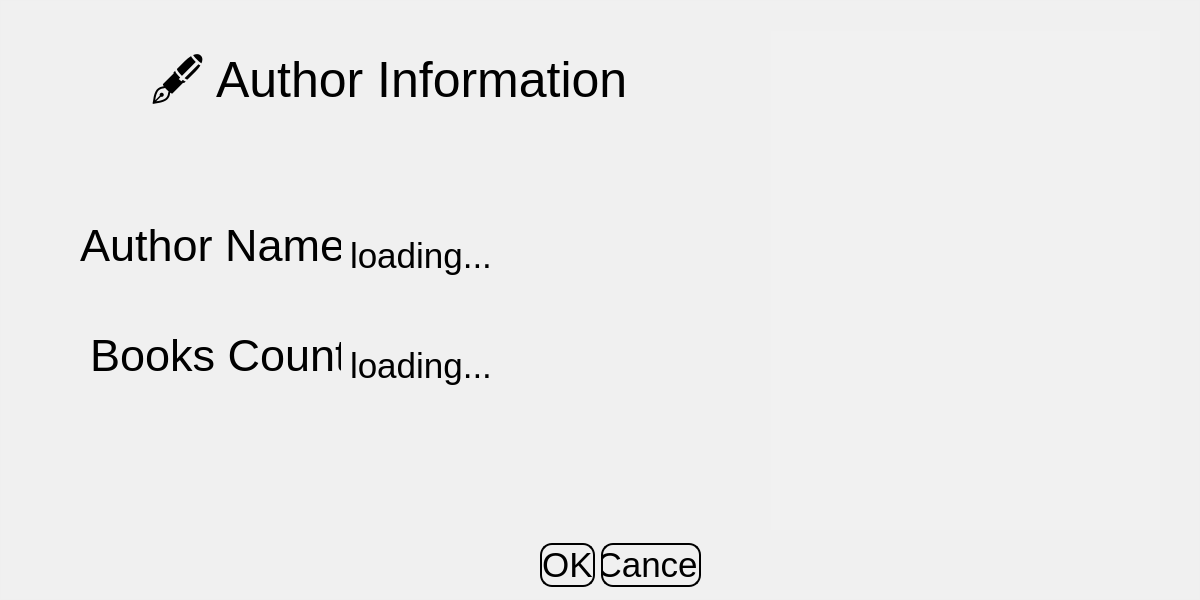
<?xml version="1.0" encoding="UTF-8"?>
<ui version="4.0">
 <class>AuthorDetailDialog</class>
 <widget class="QDialog" name="AuthorDetailDialog">
  <property name="geometry">
   <rect>
    <x>0</x>
    <y>0</y>
    <width>1200</width>
    <height>600</height>
   </rect>
  </property>
  <property name="windowTitle">
   <string>Dialog</string>
  </property>
  <property name="styleSheet">
   <string notr="true">background-image: url(:/resources/white.png);</string>
  </property>
  <widget class="QFrame" name="frame">
   <property name="geometry">
    <rect>
     <x>0</x>
     <y>0</y>
     <width>1200</width>
     <height>600</height>
    </rect>
   </property>
   <property name="styleSheet">
    <string notr="true">QFrame {
	background-color: rgba(255,255,255,10);
}</string>
   </property>
   <property name="frameShape">
    <enum>QFrame::Shape::StyledPanel</enum>
   </property>
   <property name="frameShadow">
    <enum>QFrame::Shadow::Raised</enum>
   </property>
   <widget class="QLabel" name="label">
    <property name="geometry">
     <rect>
      <x>80</x>
      <y>200</y>
      <width>261</width>
      <height>91</height>
     </rect>
    </property>
    <property name="styleSheet">
     <string notr="true">background: transparent;
border: none;
font: 700 9pt &quot;Script MT Bold&quot;;
font-size: 45px;
color: rgb(0, 0, 0);

</string>
    </property>
    <property name="text">
     <string>Author Name:</string>
    </property>
   </widget>
   <widget class="QLabel" name="label_2">
    <property name="geometry">
     <rect>
      <x>90</x>
      <y>330</y>
      <width>251</width>
      <height>51</height>
     </rect>
    </property>
    <property name="styleSheet">
     <string notr="true">background: transparent;
border: none;
font: 700 9pt &quot;Script MT Bold&quot;;
font-size: 45px;
color: rgb(0, 0, 0);

</string>
    </property>
    <property name="text">
     <string>Books Count:</string>
    </property>
   </widget>
   <widget class="QLabel" name="authorNameLabel">
    <property name="geometry">
     <rect>
      <x>350</x>
      <y>230</y>
      <width>381</width>
      <height>51</height>
     </rect>
    </property>
    <property name="styleSheet">
     <string notr="true">background: transparent;
border: none;
font: 700 9pt &quot;Script MT Bold&quot;;
font-size: 35px;
color: rgb(0, 0, 0);
</string>
    </property>
    <property name="text">
     <string>loading...</string>
    </property>
   </widget>
   <widget class="QLabel" name="booksCountLabel">
    <property name="geometry">
     <rect>
      <x>350</x>
      <y>340</y>
      <width>411</width>
      <height>51</height>
     </rect>
    </property>
    <property name="styleSheet">
     <string notr="true">background: transparent;
border: none;
font: 700 9pt &quot;Script MT Bold&quot;;
font-size: 35px;
color: rgb(0, 0, 0);
</string>
    </property>
    <property name="text">
     <string>loading...</string>
    </property>
   </widget>
   <widget class="QListWidget" name="booksListWidget">
    <property name="geometry">
     <rect>
      <x>770</x>
      <y>30</y>
      <width>391</width>
      <height>501</height>
     </rect>
    </property>
    <property name="styleSheet">
     <string notr="true">background: transparent;
border: 5px solid black;
border-radius: 12px;
padding: 8px;

QFrame {
	background-color: rgba(255,255,255,10);
}</string>
    </property>
   </widget>
   <widget class="QDialogButtonBox" name="buttonBox">
    <property name="geometry">
     <rect>
      <x>540</x>
      <y>540</y>
      <width>161</width>
      <height>51</height>
     </rect>
    </property>
    <property name="styleSheet">
     <string notr="true">font: 700 9pt &quot;Script MT Bold&quot;;
font-size:35px;
color: rgb(0, 0, 0);
border: 2px solid black;
border-radius: 12px;</string>
    </property>
    <property name="orientation">
     <enum>Qt::Orientation::Horizontal</enum>
    </property>
    <property name="standardButtons">
     <set>QDialogButtonBox::StandardButton::Cancel|QDialogButtonBox::StandardButton::Ok</set>
    </property>
   </widget>
   <widget class="QLabel" name="label_3">
    <property name="geometry">
     <rect>
      <x>150</x>
      <y>40</y>
      <width>491</width>
      <height>91</height>
     </rect>
    </property>
    <property name="styleSheet">
     <string notr="true">background: transparent;
border: none;
font: 700 9pt &quot;Script MT Bold&quot;;
font-size: 50px;
color: rgb(0, 0, 0);

</string>
    </property>
    <property name="text">
     <string>🖋️ Author Information</string>
    </property>
   </widget>
  </widget>
 </widget>
 <resources/>
 <connections>
  <connection>
   <sender>buttonBox</sender>
   <signal>accepted()</signal>
   <receiver>AuthorDetailDialog</receiver>
   <slot>accept()</slot>
   <hints>
    <hint type="sourcelabel">
     <x>248</x>
     <y>254</y>
    </hint>
    <hint type="destinationlabel">
     <x>157</x>
     <y>274</y>
    </hint>
   </hints>
  </connection>
  <connection>
   <sender>buttonBox</sender>
   <signal>rejected()</signal>
   <receiver>AuthorDetailDialog</receiver>
   <slot>reject()</slot>
   <hints>
    <hint type="sourcelabel">
     <x>316</x>
     <y>260</y>
    </hint>
    <hint type="destinationlabel">
     <x>286</x>
     <y>274</y>
    </hint>
   </hints>
  </connection>
 </connections>
</ui>
